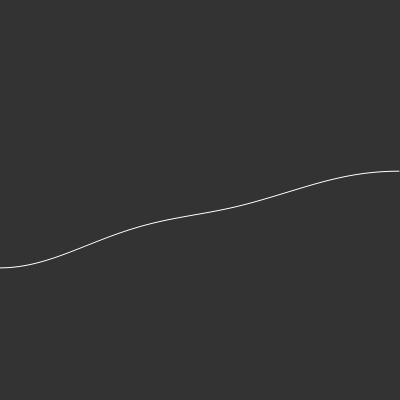
Frame 1 (no input)
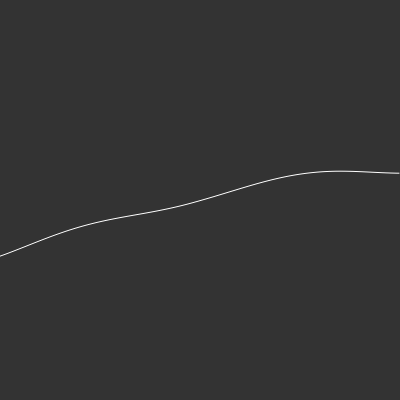
Frame 60 (no input)
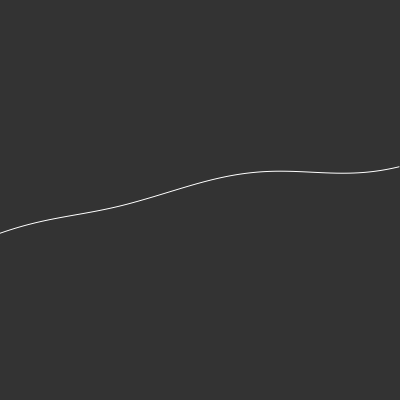
Frame 120 (the mouse pressed at the canvas centre since frame 60)

The p5.js sketch that drew these frames (run headless with seeded random() and noise() and a simulated clock; from frame 60 on, the mouse is pressed at the canvas centre):

// p5.js sketch
// ── sketch.js
// let xoff = 0;
// let yoff = 1000;

// 定义一个偏移值
let inc = 0.01

// 定义一个起始值
let start = 0;

let Vslider

function setup () {
  createCanvas(400, 400);
  Vslider = createSlider(0.001, 0.1, 0, 0.001);

}

function draw () {
  background(51);
  inc = Vslider.value()
  // 使用noFill()是为了使用 beginShape() 其样式为线条，而不是一个面

  stroke(255)
  noFill()
  beginShape()

  // 定义一个偏移量为起始值
  let xoff = start;

  for (x = 0; x < width; x++) {
    stroke(255)
    // let y = random(height);

    let y = map(noise(xoff), 0, 1, 0, width)
    // 使 noise 映射到一个值上面

    // let y = height / 2 + sin(xoff) * height / 2;


    vertex(x, y)
    // xoff += 0.01;


    // 让偏移量增加偏移值
    xoff += inc;
  }
  endShape()

  // 让起始值增加偏移值
  start += inc;

  // 当起始值和偏移量都增加 【偏移值】 之后，就会形成电波图一样的效果

  // vertex 所有形状都是由连接一系列顶点形成的。vertex() 可用于定义点、线、三角形、四角形及多边形的顶点坐标。它只能在 beginShape() 和 endShape() 函数之间使用。

  // noLoop();

  // stroke(255)
  // line(0, height/2, width,height/2)


  // let x = 200;

  // let x = random(width)

  // let x = map(noise(xoff), 0, 1, 0, width)
  // let y = map(noise(yoff), 0, 1, 0, height)

  // xoff += 0.01
  // yoff += 0.01

  // ellipse(x, y, 24, 24)
}
